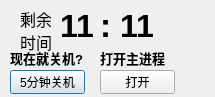
<?xml version="1.0" encoding="UTF-8"?>
<ui version="4.0">
 <class>Dialog</class>
 <widget class="QDialog" name="Dialog">
  <property name="geometry">
   <rect>
    <x>0</x>
    <y>0</y>
    <width>215</width>
    <height>97</height>
   </rect>
  </property>
  <property name="windowTitle">
   <string>Dialog</string>
  </property>
  <widget class="QLabel" name="label">
   <property name="geometry">
    <rect>
     <x>60</x>
     <y>10</y>
     <width>41</width>
     <height>31</height>
    </rect>
   </property>
   <property name="font">
    <font>
     <pointsize>24</pointsize>
     <bold>true</bold>
    </font>
   </property>
   <property name="text">
    <string>11</string>
   </property>
  </widget>
  <widget class="QLabel" name="label_2">
   <property name="geometry">
    <rect>
     <x>100</x>
     <y>10</y>
     <width>16</width>
     <height>31</height>
    </rect>
   </property>
   <property name="font">
    <font>
     <pointsize>25</pointsize>
     <bold>true</bold>
    </font>
   </property>
   <property name="text">
    <string>:</string>
   </property>
  </widget>
  <widget class="QLabel" name="label_3">
   <property name="geometry">
    <rect>
     <x>120</x>
     <y>10</y>
     <width>41</width>
     <height>31</height>
    </rect>
   </property>
   <property name="font">
    <font>
     <pointsize>24</pointsize>
     <bold>true</bold>
    </font>
   </property>
   <property name="text">
    <string>11</string>
   </property>
  </widget>
  <widget class="QLabel" name="label_4">
   <property name="geometry">
    <rect>
     <x>10</x>
     <y>50</y>
     <width>81</width>
     <height>16</height>
    </rect>
   </property>
   <property name="font">
    <font>
     <pointsize>10</pointsize>
     <bold>true</bold>
     <underline>true</underline>
    </font>
   </property>
   <property name="text">
    <string>现在就关机?</string>
   </property>
  </widget>
  <widget class="QLabel" name="label_5">
   <property name="geometry">
    <rect>
     <x>100</x>
     <y>50</y>
     <width>71</width>
     <height>16</height>
    </rect>
   </property>
   <property name="font">
    <font>
     <pointsize>10</pointsize>
     <bold>true</bold>
     <underline>true</underline>
    </font>
   </property>
   <property name="text">
    <string>打开主进程</string>
   </property>
  </widget>
  <widget class="QPushButton" name="pushButton">
   <property name="geometry">
    <rect>
     <x>10</x>
     <y>70</y>
     <width>75</width>
     <height>24</height>
    </rect>
   </property>
   <property name="text">
    <string>5分钟关机</string>
   </property>
  </widget>
  <widget class="QPushButton" name="pushButton_2">
   <property name="geometry">
    <rect>
     <x>100</x>
     <y>70</y>
     <width>75</width>
     <height>24</height>
    </rect>
   </property>
   <property name="text">
    <string>打开</string>
   </property>
  </widget>
  <widget class="QLabel" name="label_6">
   <property name="geometry">
    <rect>
     <x>20</x>
     <y>10</y>
     <width>31</width>
     <height>41</height>
    </rect>
   </property>
   <property name="font">
    <font>
     <pointsize>12</pointsize>
    </font>
   </property>
   <property name="text">
    <string>剩余
时间</string>
   </property>
  </widget>
 </widget>
 <resources/>
 <connections/>
</ui>
